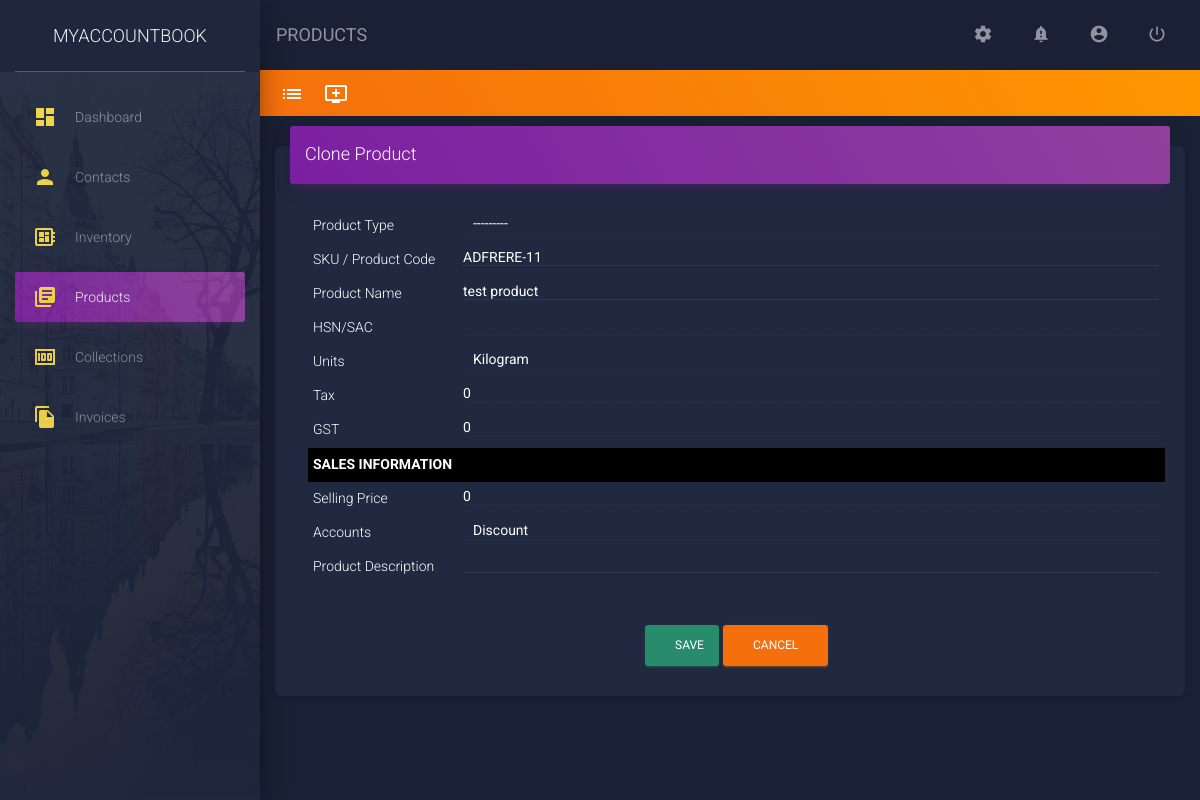
The page /products/clone/11/ (signed in) on the database as committed earlier.
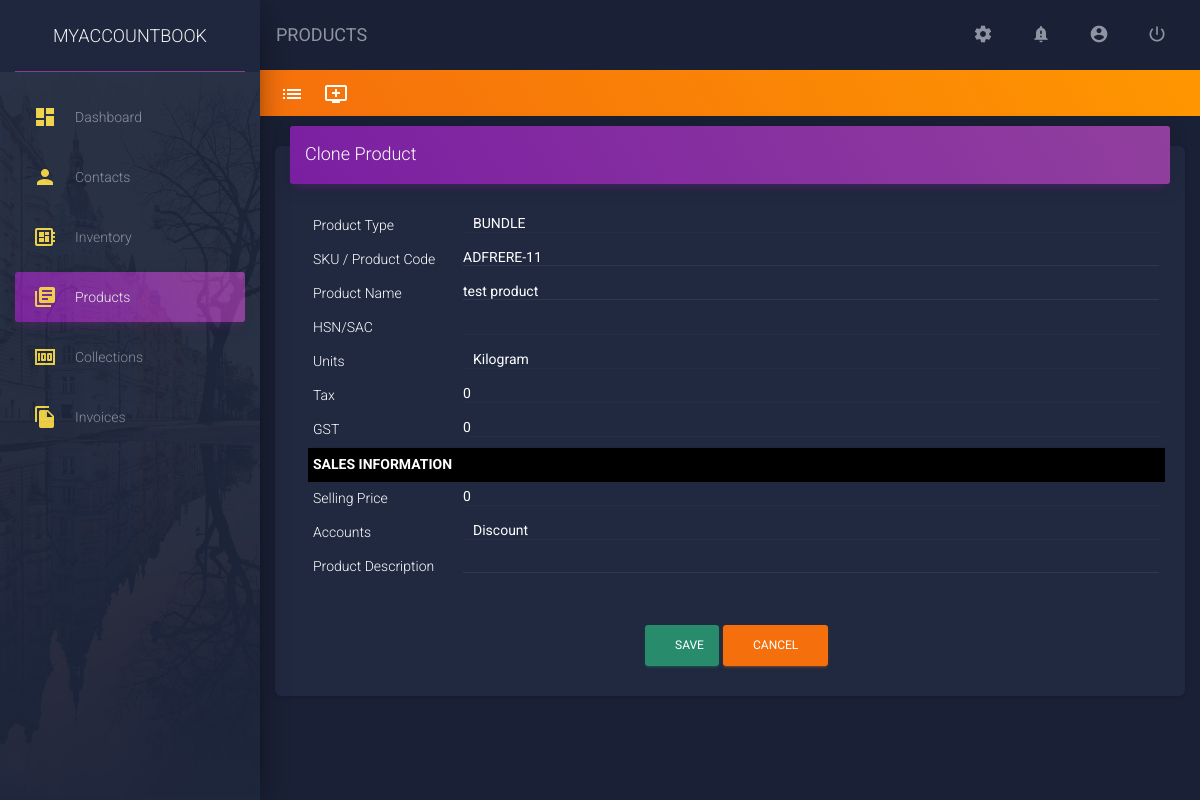
The same page on the database as committed later.
### app/models/items_model.py (models this page shows, shortened)
class ProductsModel(models.Model):
    user = models.ForeignKey(
        User,
        db_index = True,
        on_delete = models.CASCADE,
        blank = True,
        null = True,
    )
    product_type = models.IntegerField(
        db_index = True,
        choices = items_constant.PRODUCT_TYPE,
        blank = True,
        null = True,
    )
    sku = models.CharField(
        max_length = 20,
        db_index = True,
        null = False,
        blank = False,
    )
    product_name = models.CharField(
        db_index = True,
        blank = False,
        null = False,
        max_length = 250,
    )
    product_description = models.TextField(
        blank = True,
        null = True,
    )
    cost_price = models.IntegerField(
        default = 0,
        db_index = True,
        blank = True,
        null = True,
    )
    selling_price = models.IntegerField(
        db_index = True,
        default = 0.0,
        blank = True,
        null = True,
    )
    discount = models.IntegerField(
        db_index = True,
        default = 0.0,
    )
    tax = models.IntegerField(
        default = 0.0,
        db_index = True,
        null=True,
        blank=True,
    )
    gst = models.IntegerField(
        default = 0.0,
        db_index = True,
        null=True,
        blank=True,
    )
    hsn_code = models.CharField(
        max_length = 250,
        db_index = True,
        blank = True,
        null = True,
    )
    abatement = models.IntegerField(
        default = 0,
        db_index = True,
    )
    unit = models.IntegerField(
        default = 0,
        db_index = True,
        choices = items_constant.UNITS
    )
    is_active = models.BooleanField(
        db_index = True,
        default = True,
        choices = user_constants.IS_TRUE,
    )
    sales_account = models.IntegerField(
        db_index = True,
        null = True,
        blank = True,
        choices = items_constant.SALES_ACCOUNT_CHOICES,
    )
    purchase_account = models.IntegerField(
       db_index = True,
        null = True,
        blank = True,
        choices = items_constant.SALES_ACCOUNT_CHOICES,
    )

### app/views/products.py (the view, shortened to what this page needs)
# urls.py: path('products/clone/<int:ins>/', never_cache(login_required(products.CloneProduct.as_view())), name='product-clone'),
class CloneProduct(View):
    template_name = 'app/app_files/products/index.html'
    data = defaultdict()
    data["view"] = ""
    data["contacts"] = {}
    data["active_link"] = 'Products'
    data["breadcrumb_title"] = 'PRODUCTS'
    data["css_files"] = []
    data["js_files"] = ['custom_files/js/product.js']
    data["included_template"] = 'app/app_files/products/clone_product_form.html'
    data["product"] = None
    def get(self, request, *args, **kwargs):
        if kwargs["ins"] is not None:
            product = ProductsModel.objects.get(pk = int(kwargs["ins"]))
            self.data["product"] = ProductForm(instance = product, user = request.user)
        return render(request, self.template_name, self.data)

### app/templatetags/common_filters.py (called while the page is built)
@register.simple_tag
def load_css_files(scripts = list()):
    html = []
    for script in scripts:
        html.append('<link rel="stylesheet" href="'+settings.STATIC_URL+script+'"/>')
    return safestring.mark_safe(''.join(html))

@register.simple_tag
def load_javascript_files(scripts = list()):
    html = []
    for script in scripts:
        html.append('<script src="'+settings.STATIC_URL+script+'"></script>')
    return safestring.mark_safe(''.join(html))

### app/templates/app/app_files/products/index.html
{% extends 'app/base/base.html' %}
{% load static %}
{% load common_filters %}
{% load pagination %}
{% block content %}
    <div class="row custom-row" style="padding:10px; background: linear-gradient(60deg,#f5700c,#ff9800);">
        <ul style="list-style:none; margin:0px; color:#FFFFFF; padding:0px;">
            <li class="nav-item" style="float:left;padding:0px 10px;">
                <a href="{% url 'view_products' %}" style="color:#FFFFFF; text-decoration:none; font-size: 20px;" title="View Products As List">
                    <i class="material-icons">list</i>
                </a>
            </li>
            <li class="nav-item" style="float:left;padding:0px 10px;">
                <a href="{% url 'add_products' %}" style="color:#FFFFFF; text-decoration:none; font-size: 20px;" title="Add Product">
                    <i class="material-icons">add_to_queue</i>
                </a>
            </li>
        </ul>
    </div>
<div class="container">
    {% include included_template %}
</div>
{% endblock %}

### app/templates/app/base/base.html (shortened to what this page needs)
{% load static %}
{% load common_filters %}
{% load common_components %}
<!DOCTYPE html>
<html lang="en">
<head>
    <link rel="stylesheet" href="https://maxcdn.bootstrapcdn.com/font-awesome/latest/css/font-awesome.min.css" />
    <link href="{% static 'all_page/css/material-dashboard.css' %}" rel="stylesheet" />
    <link href="{% static 'custom_files/css/common.css' %}" rel="stylesheet" />
</head>
<body class="dark-edition">
    <div class="wrapper ">
        <div class="sidebar" data-color="purple" data-background-color="black" data-image="{% static 'all_page/img/sidebar-2.jpg' %}">
            <div class="logo">
                <a href="{% url 'dashboard' %}" class="simple-text logo-normal" style="color:#FFFFFF">
                    MyAccountBook
                </a>
            </div>
            {% include 'app/base/navigation.html' %}
        </div>
        <div class="main-panel ps-container ps-theme-default">
            {% include 'app/base/top_nav_bar.html' %}
            <div class="content">
                <div class="container-fluid">
                    {% block content %}
                    {% endblock %}
                </div>
            </div>
        </div>
    </div>
</body>
</html>

### app/templates/app/base/navigation.html
{% load static %}
<div class="sidebar-wrapper ps-container ps-theme-default">
    <div class="sidebar-background" style="background-image: url({% static 'all_page/img/sidebar-2.jpg' %}) ">
        <ul class="nav" id="menu">
            <li class="nav-item deactive">
                <a class="nav-link" href="{% url 'dashboard' %}">
                <i class="material-icons" style="color:#ffe047;">dashboard</i>
                <p>Dashboard</p>
            </a>
            </li>
            <li class="nav-item ">
                <a class="nav-link" href="{% url 'contacts' %}">
                <i class="material-icons" style="color:#ffe047;">person</i>
                <p>Contacts</p>
                </a>
            </li>
            <li class="nav-item ">
                <a class="nav-link" href="{% url 'view_inventory' %}">
                <i class="material-icons" style="color:#ffe047;">developer_board</i>
                <p>Inventory</p>
                </a>
            </li>
            <li class="nav-item ">
                <a class="nav-link" href="{% url 'view_products' %}">
                <i class="material-icons" style="color:#ffe047;">library_books</i>
                <p>Products</p>
                </a>
            </li>
            <li class="nav-item ">
                <a class="nav-link" href="{% url 'collections' %}">
                <i class="material-icons" style="color:#ffe047;">money</i>
                <p>Collections</p>
                </a>
            </li>
            <li class="nav-item ">
                <a class="nav-link" href="{% url 'invoice' %}">
                <i class="material-icons" style="color:#ffe047;">file_copy</i>
                <p>Invoices</p>
                </a>
            </li>
        </ul>
    </div>
</div>

### app/templates/app/base/top_nav_bar.html
<nav class="navbar navbar-expand-lg navbar-transparent">
    <div class="navbar-wrapper">
        <a class="navbar-brand" href="javascript:void(0)"><strong>{{breadcrumb_title}}</strong></a>
    </div>
    <div class="container">
        <div class="collapse navbar-collapse justify-content-end" id="navbarNav">
            <ul class="navbar-nav">
                <li class="nav-item">
                    <a class="nav-link" title="Settings" href="#"><i class="material-icons">settings</i> <span class="sr-only">(current)</span></a>
                </li>
                <li class="nav-item">
                    <a class="nav-link" title="Notifications" href="#"><i class="material-icons">notification_important</i></a>
                </li>
                <li class="nav-item">
                    <a class="nav-link" title="Profile" href="#"><i class="material-icons">account_circle</i></a>
                </li>
                <li class="nav-item">
                    <a class="nav-link disabled" title="Sign Out" href="{% url 'logout' %}"><i class="material-icons">power_settings_new</i></a>
                </li>
            </ul>
        </div>
    </div>
  </nav>

### app/templates/app/app_files/products/clone_product_form.html (shortened to what this page needs)
{% load common_components %}
{% load static %}
<div class="row">
    <div class="col-lg-12" style="padding:0px">
        <div class="card">
            <form method="post" enctype="multipart/form-data">
                <div class="card-header card-header-primary">
                    <h4 class="card-title ">Clone Product</h4>
                </div>
                <div class="card-body" style="margin-left: 13px;">
                    <div class="table" style="padding:10px 0px; color:#FFFFFF; width:100%">
                        <table class="table-responsive">
                            <tbody style="width: 100%; display: inline-table;">
                                <tr class="disabled-tr">
                                    <td style="border:0px; vertical-align: bottom">
                                        Product Type
                                    </td>
                                    <td style="border:0px;">
                                        {{ product.product_type }}
                                    </td>
                                </tr>
                                <tr>
                                    <td style="border:0px; vertical-align: bottom; width:150px;">
                                        SKU / Product Code
                                    </td>
                                    <td style="border:0px;">
                                        {{ product.sku }}
                                    </td>
                                </tr>
                                <tr>
                                    <td style="border:0px; vertical-align: bottom; width:150px;">
                                        Product Name
                                    </td>
                                    <td style="border:0px;">
                                        {{ product.product_name }}
                                    </td>
                                </tr>
                                <tr class="disabled-tr">
                                    <td style="border:0px; vertical-align: bottom; width:150px;">
                                        HSN/SAC
                                    </td>
                                    <td style="border:0px;">
                                        {{ product.hsn_code }}
                                    </td>
                                </tr>
                                <tr class="disabled-tr">
                                    <td style="border:0px; vertical-align: bottom; width:150px;">
                                        Units
                                    </td>
                                    <td style="border:0px;">
                                        {{ product.unit }}
                                    </td>
                                </tr>
                                <tr class="disabled-tr">
                                    <td style="border:0px; vertical-align: bottom; width:150px;">
                                        Tax
                                    </td>
                                    <td style="border:0px;">
                                        {{ product.tax }}
                                    </td>
                                </tr>
                                <tr class="disabled-tr">
                                    <td style="border:0px; vertical-align: bottom; width:150px;">
                                        GST
                                    </td>
                                    <td style="border:0px;">
                                        {{ product.gst }}
                                    </td>
                                </tr>
                                <tr>
                                    <td colspan="2" style="background-color:#000000; color:#FFFFFFF; font-weight:bold;">
                                        SALES INFORMATION
                                    </td>
                                </tr>
                                <tr class="disabled-tr">
                                    <td style="border:0px; vertical-align: bottom; width:150px;">
                                        Selling Price
                                    </td>
                                    <td style="border:0px;">
                                        {{ product.selling_price }}
                                    </td>
                                </tr>
                                <tr class="disabled-tr">
                                    <td style="border:0px; vertical-align: bottom; width:150px;">
                                        Accounts
                                    </td>
                                    <td style="border:0px;">
                                        {{ product.sales_account }}
                                    </td>
                                </tr>
                                <tr>
                                    <td style="border:0px; vertical-align: bottom; width:150px;">
                                        Product Description
                                    </td>
                                    <td style="border:0px; width:100%%">
                                        {{ product.product_description }}
                                    </td>
                                </tr>
                            </tbody>
                        </table>
                    </div>
                    <div class="card-footer text-center"  style="justify-content: center;">
                        <button class="btn btn-success btn-md save_button" type="submit()" style="width:9%;margin-right: 3px;" onclick="return check()">Save</button>
                        <a class="btn btn-warning btn-md" href="" >Cancel</a>
                    </div>
                </div>
            </form>
        </div>
    </div>
</div>

### app/static/custom_files/css/common.css (style rules this page uses)
@media (min-width: 1200px) { .container { width:100% !important; } }
@media (min-width: 1200px) { .custom-row { margin-right: -3.75rem; } }
.custom-row { padding: 10px; background: linear-gradient(60deg,#f5700c,#ff9800); }
.form-control { height: 20px !important; }
.table th, .table td { padding: 4px 6px 6px 5px; }
#template_body h3, h4,h5 { margin-bottom: 3px; }
.form-control:disabled, .form-control[readonly] { background-color: transparent; cursor: not-allowed; }

### app/templates/app/app_files/products/clone_product_form.html (style rules this page uses)
select.form-control { padding:0px 10px; }
select.form-control option { color : #000000; }

Rows that differ between the two databases and show on the page:
changed ProductsModel "ADFRERE-11": product_type "---------" → "BUNDLE"
